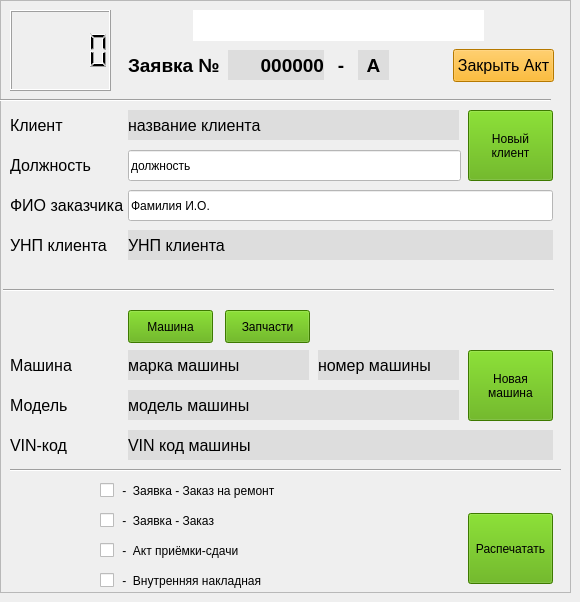
                <widget class="QWidget" name="tab_order">
                 <attribute name="title">
                  <string>Новый Акт</string>
                 </attribute>
                 <attribute name="toolTip">
                  <string>Создание нового акта, печать Заказ-нарядов и Внутренних накладных</string>
                 </attribute>
                 <widget class="QFrame" name="frame_new_order">
                  <property name="geometry">
                   <rect>
                    <x>0</x>
                    <y>0</y>
                    <width>571</width>
                    <height>593</height>
                   </rect>
                  </property>
                  <property name="minimumSize">
                   <size>
                    <width>571</width>
                    <height>593</height>
                   </size>
                  </property>
                  <property name="frameShape">
                   <enum>QFrame::StyledPanel</enum>
                  </property>
                  <property name="frameShadow">
                   <enum>QFrame::Raised</enum>
                  </property>
                  <widget class="QCheckBox" name="checkBox_2_application_order">
                   <property name="geometry">
                    <rect>
                     <x>100</x>
                     <y>510</y>
                     <width>300</width>
                     <height>21</height>
                    </rect>
                   </property>
                   <property name="text">
                    <string> -  Заявка - Заказ</string>
                   </property>
                  </widget>
                  <widget class="QPushButton" name="btn_pushButton_new_client">
                   <property name="geometry">
                    <rect>
                     <x>468</x>
                     <y>110</y>
                     <width>85</width>
                     <height>71</height>
                    </rect>
                   </property>
                   <property name="styleSheet">
                    <string notr="true">background-color: rgb(85, 170, 0);</string>
                   </property>
                   <property name="text">
                    <string>Новый
клиент</string>
                   </property>
                  </widget>
                  <widget class="QLabel" name="label_car_brand_and_number">
                   <property name="geometry">
                    <rect>
                     <x>10</x>
                     <y>350</y>
                     <width>120</width>
                     <height>30</height>
                    </rect>
                   </property>
                   <property name="font">
                    <font>
                     <pointsize>12</pointsize>
                     <weight>50</weight>
                     <bold>false</bold>
                    </font>
                   </property>
                   <property name="text">
                    <string>Машина</string>
                   </property>
                  </widget>
                  <widget class="QLineEdit" name="txt_edit_lineEdit_client_owner_name">
                   <property name="geometry">
                    <rect>
                     <x>128</x>
                     <y>190</y>
                     <width>425</width>
                     <height>31</height>
                    </rect>
                   </property>
                   <property name="styleSheet">
                    <string notr="true">background-color: rgb(255, 255, 255);</string>
                   </property>
                   <property name="text">
                    <string>Фамилия И.О.</string>
                   </property>
                  </widget>
                  <widget class="QLabel" name="label_car_vin_code">
                   <property name="geometry">
                    <rect>
                     <x>10</x>
                     <y>430</y>
                     <width>120</width>
                     <height>30</height>
                    </rect>
                   </property>
                   <property name="font">
                    <font>
                     <pointsize>12</pointsize>
                     <weight>50</weight>
                     <bold>false</bold>
                    </font>
                   </property>
                   <property name="text">
                    <string>VIN-код </string>
                   </property>
                  </widget>
                  <widget class="QLabel" name="label_client_job_title">
                   <property name="geometry">
                    <rect>
                     <x>10</x>
                     <y>150</y>
                     <width>120</width>
                     <height>30</height>
                    </rect>
                   </property>
                   <property name="font">
                    <font>
                     <pointsize>12</pointsize>
                     <weight>50</weight>
                     <bold>false</bold>
                    </font>
                   </property>
                   <property name="text">
                    <string>Должность</string>
                   </property>
                  </widget>
                  <widget class="QPushButton" name="btn_pushButton_car_part_choice">
                   <property name="geometry">
                    <rect>
                     <x>225</x>
                     <y>310</y>
                     <width>85</width>
                     <height>33</height>
                    </rect>
                   </property>
                   <property name="styleSheet">
                    <string notr="true">background-color: rgb(85, 170, 0);</string>
                   </property>
                   <property name="text">
                    <string>Запчасти</string>
                   </property>
                  </widget>
                  <widget class="QLabel" name="txt_label_order_number">
                   <property name="geometry">
                    <rect>
                     <x>228</x>
                     <y>50</y>
                     <width>96</width>
                     <height>30</height>
                    </rect>
                   </property>
                   <property name="font">
                    <font>
                     <pointsize>14</pointsize>
                     <weight>75</weight>
                     <bold>true</bold>
                    </font>
                   </property>
                   <property name="styleSheet">
                    <string notr="true">background-color: rgb(221, 221, 221);</string>
                   </property>
                   <property name="text">
                    <string>000000</string>
                   </property>
                   <property name="alignment">
                    <set>Qt::AlignRight|Qt::AlignTrailing|Qt::AlignVCenter</set>
                   </property>
                  </widget>
                  <widget class="QLabel" name="txt_label_car_brand">
                   <property name="geometry">
                    <rect>
                     <x>128</x>
                     <y>350</y>
                     <width>181</width>
                     <height>30</height>
                    </rect>
                   </property>
                   <property name="font">
                    <font>
                     <pointsize>12</pointsize>
                     <weight>50</weight>
                     <bold>false</bold>
                    </font>
                   </property>
                   <property name="styleSheet">
                    <string notr="true">background-color: rgb(221, 221, 221);</string>
                   </property>
                   <property name="text">
                    <string>марка машины</string>
                   </property>
                  </widget>
                  <widget class="QPushButton" name="btn_pushButton_order_close">
                   <property name="geometry">
                    <rect>
                     <x>453</x>
                     <y>49</y>
                     <width>101</width>
                     <height>33</height>
                    </rect>
                   </property>
                   <property name="font">
                    <font>
                     <pointsize>12</pointsize>
                     <weight>50</weight>
                     <bold>false</bold>
                    </font>
                   </property>
                   <property name="styleSheet">
                    <string notr="true">background-color: rgb(255, 170, 0);</string>
                   </property>
                   <property name="text">
                    <string>Закрыть Акт</string>
                   </property>
                  </widget>
                  <widget class="Line" name="line_5">
                   <property name="geometry">
                    <rect>
                     <x>3</x>
                     <y>280</y>
                     <width>551</width>
                     <height>20</height>
                    </rect>
                   </property>
                   <property name="orientation">
                    <enum>Qt::Horizontal</enum>
                   </property>
                  </widget>
                  <widget class="QLabel" name="label_client_name">
                   <property name="geometry">
                    <rect>
                     <x>10</x>
                     <y>110</y>
                     <width>120</width>
                     <height>30</height>
                    </rect>
                   </property>
                   <property name="font">
                    <font>
                     <pointsize>12</pointsize>
                     <weight>50</weight>
                     <bold>false</bold>
                    </font>
                   </property>
                   <property name="text">
                    <string>Клиент</string>
                   </property>
                  </widget>
                  <widget class="QLabel" name="txt_label_car_number">
                   <property name="geometry">
                    <rect>
                     <x>318</x>
                     <y>350</y>
                     <width>141</width>
                     <height>30</height>
                    </rect>
                   </property>
                   <property name="font">
                    <font>
                     <pointsize>12</pointsize>
                     <weight>50</weight>
                     <bold>false</bold>
                    </font>
                   </property>
                   <property name="styleSheet">
                    <string notr="true">background-color: rgb(221, 221, 221);</string>
                   </property>
                   <property name="text">
                    <string>номер машины</string>
                   </property>
                  </widget>
                  <widget class="QPushButton" name="btn_pushButton_car_car_choice">
                   <property name="geometry">
                    <rect>
                     <x>128</x>
                     <y>310</y>
                     <width>85</width>
                     <height>33</height>
                    </rect>
                   </property>
                   <property name="styleSheet">
                    <string notr="true">background-color: rgb(85, 170, 0);</string>
                   </property>
                   <property name="text">
                    <string>Машина</string>
                   </property>
                  </widget>
                  <widget class="QPushButton" name="btn_pushButton_new_car">
                   <property name="geometry">
                    <rect>
                     <x>468</x>
                     <y>350</y>
                     <width>85</width>
                     <height>71</height>
                    </rect>
                   </property>
                   <property name="styleSheet">
                    <string notr="true">background-color: rgb(85, 170, 0);</string>
                   </property>
                   <property name="text">
                    <string>Новая
машина</string>
                   </property>
                  </widget>
                  <widget class="QPushButton" name="btn_pushButton_print_order">
                   <property name="geometry">
                    <rect>
                     <x>468</x>
                     <y>513</y>
                     <width>85</width>
                     <height>71</height>
                    </rect>
                   </property>
                   <property name="styleSheet">
                    <string notr="true">background-color: rgb(85, 170, 0);</string>
                   </property>
                   <property name="text">
                    <string>Распечатать</string>
                   </property>
                  </widget>
                  <widget class="QLabel" name="txt_label_order_number_prefix">
                   <property name="geometry">
                    <rect>
                     <x>358</x>
                     <y>50</y>
                     <width>31</width>
                     <height>30</height>
                    </rect>
                   </property>
                   <property name="font">
                    <font>
                     <pointsize>14</pointsize>
                     <weight>75</weight>
                     <bold>true</bold>
                    </font>
                   </property>
                   <property name="styleSheet">
                    <string notr="true">background-color: rgb(221, 221, 221);</string>
                   </property>
                   <property name="text">
                    <string>А</string>
                   </property>
                   <property name="alignment">
                    <set>Qt::AlignCenter</set>
                   </property>
                  </widget>
                  <widget class="Line" name="line_6">
                   <property name="geometry">
                    <rect>
                     <x>0</x>
                     <y>90</y>
                     <width>551</width>
                     <height>20</height>
                    </rect>
                   </property>
                   <property name="orientation">
                    <enum>Qt::Horizontal</enum>
                   </property>
                  </widget>
                  <widget class="KDateWidget" name="kdatewidget_order_create">
                   <property name="geometry">
                    <rect>
                     <x>193</x>
                     <y>10</y>
                     <width>291</width>
                     <height>31</height>
                    </rect>
                   </property>
                   <property name="font">
                    <font>
                     <pointsize>14</pointsize>
                     <weight>75</weight>
                     <bold>true</bold>
                    </font>
                   </property>
                   <property name="styleSheet">
                    <string notr="true">background-color: rgb(255, 255, 255);</string>
                   </property>
                  </widget>
                  <widget class="QCheckBox" name="checkBox_1_repair_request">
                   <property name="geometry">
                    <rect>
                     <x>100</x>
                     <y>480</y>
                     <width>300</width>
                     <height>21</height>
                    </rect>
                   </property>
                   <property name="text">
                    <string> -  Заявка - Заказ на ремонт</string>
                   </property>
                  </widget>
                  <widget class="QLabel" name="label_client_owner_name">
                   <property name="geometry">
                    <rect>
                     <x>10</x>
                     <y>190</y>
                     <width>120</width>
                     <height>30</height>
                    </rect>
                   </property>
                   <property name="font">
                    <font>
                     <pointsize>12</pointsize>
                     <weight>50</weight>
                     <bold>false</bold>
                    </font>
                   </property>
                   <property name="text">
                    <string>ФИО заказчика</string>
                   </property>
                  </widget>
                  <widget class="QLabel" name="label_order_number">
                   <property name="geometry">
                    <rect>
                     <x>128</x>
                     <y>50</y>
                     <width>101</width>
                     <height>30</height>
                    </rect>
                   </property>
                   <property name="font">
                    <font>
                     <pointsize>14</pointsize>
                     <weight>75</weight>
                     <bold>true</bold>
                    </font>
                   </property>
                   <property name="text">
                    <string>Заявка №</string>
                   </property>
                  </widget>
                  <widget class="QLabel" name="txt_label_client_name">
                   <property name="geometry">
                    <rect>
                     <x>128</x>
                     <y>110</y>
                     <width>331</width>
                     <height>30</height>
                    </rect>
                   </property>
                   <property name="font">
                    <font>
                     <pointsize>12</pointsize>
                     <weight>50</weight>
                     <bold>false</bold>
                    </font>
                   </property>
                   <property name="styleSheet">
                    <string notr="true">background-color: rgb(221, 221, 221);</string>
                   </property>
                   <property name="text">
                    <string>название клиента</string>
                   </property>
                  </widget>
                  <widget class="QLabel" name="txt_label_car_model">
                   <property name="geometry">
                    <rect>
                     <x>128</x>
                     <y>390</y>
                     <width>331</width>
                     <height>30</height>
                    </rect>
                   </property>
                   <property name="font">
                    <font>
                     <pointsize>12</pointsize>
                     <weight>50</weight>
                     <bold>false</bold>
                    </font>
                   </property>
                   <property name="styleSheet">
                    <string notr="true">background-color: rgb(221, 221, 221);</string>
                   </property>
                   <property name="text">
                    <string>модель машины</string>
                   </property>
                  </widget>
                  <widget class="QLabel" name="label_car_model">
                   <property name="geometry">
                    <rect>
                     <x>10</x>
                     <y>390</y>
                     <width>120</width>
                     <height>30</height>
                    </rect>
                   </property>
                   <property name="font">
                    <font>
                     <pointsize>12</pointsize>
                     <weight>50</weight>
                     <bold>false</bold>
                    </font>
                   </property>
                   <property name="text">
                    <string>Модель</string>
                   </property>
                  </widget>
                  <widget class="QCheckBox" name="checkBox_4_internal_consumption">
                   <property name="geometry">
                    <rect>
                     <x>100</x>
                     <y>570</y>
                     <width>300</width>
                     <height>21</height>
                    </rect>
                   </property>
                   <property name="text">
                    <string> -  Внутренняя накладная</string>
                   </property>
                  </widget>
                  <widget class="QLineEdit" name="txt_edit_lineEdit_client_job_title">
                   <property name="geometry">
                    <rect>
                     <x>128</x>
                     <y>150</y>
                     <width>333</width>
                     <height>31</height>
                    </rect>
                   </property>
                   <property name="styleSheet">
                    <string notr="true">background-color: rgb(255, 255, 255);</string>
                   </property>
                   <property name="text">
                    <string>должность</string>
                   </property>
                  </widget>
                  <widget class="QCheckBox" name="checkBox_3_act_of_acceptance">
                   <property name="geometry">
                    <rect>
                     <x>100</x>
                     <y>540</y>
                     <width>300</width>
                     <height>21</height>
                    </rect>
                   </property>
                   <property name="text">
                    <string> -  Акт приёмки-сдачи</string>
                   </property>
                  </widget>
                  <widget class="QLabel" name="label_order_number_sep">
                   <property name="geometry">
                    <rect>
                     <x>333</x>
                     <y>50</y>
                     <width>16</width>
                     <height>30</height>
                    </rect>
                   </property>
                   <property name="font">
                    <font>
                     <pointsize>14</pointsize>
                     <weight>75</weight>
                     <bold>true</bold>
                    </font>
                   </property>
                   <property name="text">
                    <string>-</string>
                   </property>
                   <property name="alignment">
                    <set>Qt::AlignCenter</set>
                   </property>
                  </widget>
                  <widget class="QLabel" name="txt_label_car_vin_code">
                   <property name="geometry">
                    <rect>
                     <x>128</x>
                     <y>430</y>
                     <width>425</width>
                     <height>30</height>
                    </rect>
                   </property>
                   <property name="font">
                    <font>
                     <pointsize>12</pointsize>
                     <weight>50</weight>
                     <bold>false</bold>
                    </font>
                   </property>
                   <property name="styleSheet">
                    <string notr="true">background-color: rgb(221, 221, 221);</string>
                   </property>
                   <property name="text">
                    <string>VIN код машины</string>
                   </property>
                  </widget>
                  <widget class="Line" name="line_11">
                   <property name="geometry">
                    <rect>
                     <x>10</x>
                     <y>460</y>
                     <width>551</width>
                     <height>20</height>
                    </rect>
                   </property>
                   <property name="orientation">
                    <enum>Qt::Horizontal</enum>
                   </property>
                  </widget>
                  <widget class="QLCDNumber" name="lcdNumber">
                   <property name="geometry">
                    <rect>
                     <x>10</x>
                     <y>10</y>
                     <width>101</width>
                     <height>81</height>
                    </rect>
                   </property>
                  </widget>
                  <widget class="QLabel" name="label_client_identification_number_3">
                   <property name="geometry">
                    <rect>
                     <x>10</x>
                     <y>230</y>
                     <width>120</width>
                     <height>30</height>
                    </rect>
                   </property>
                   <property name="font">
                    <font>
                     <pointsize>12</pointsize>
                     <weight>50</weight>
                     <bold>false</bold>
                    </font>
                   </property>
                   <property name="text">
                    <string>УНП клиента</string>
                   </property>
                  </widget>
                  <widget class="QLabel" name="txt_label_client_identification_number_2">
                   <property name="geometry">
                    <rect>
                     <x>128</x>
                     <y>230</y>
                     <width>425</width>
                     <height>30</height>
                    </rect>
                   </property>
                   <property name="font">
                    <font>
                     <pointsize>12</pointsize>
                     <weight>50</weight>
                     <bold>false</bold>
                    </font>
                   </property>
                   <property name="styleSheet">
                    <string notr="true">background-color: rgb(221, 221, 221);</string>
                   </property>
                   <property name="text">
                    <string>УНП клиента</string>
                   </property>
                  </widget>
                 </widget>
                </widget>
